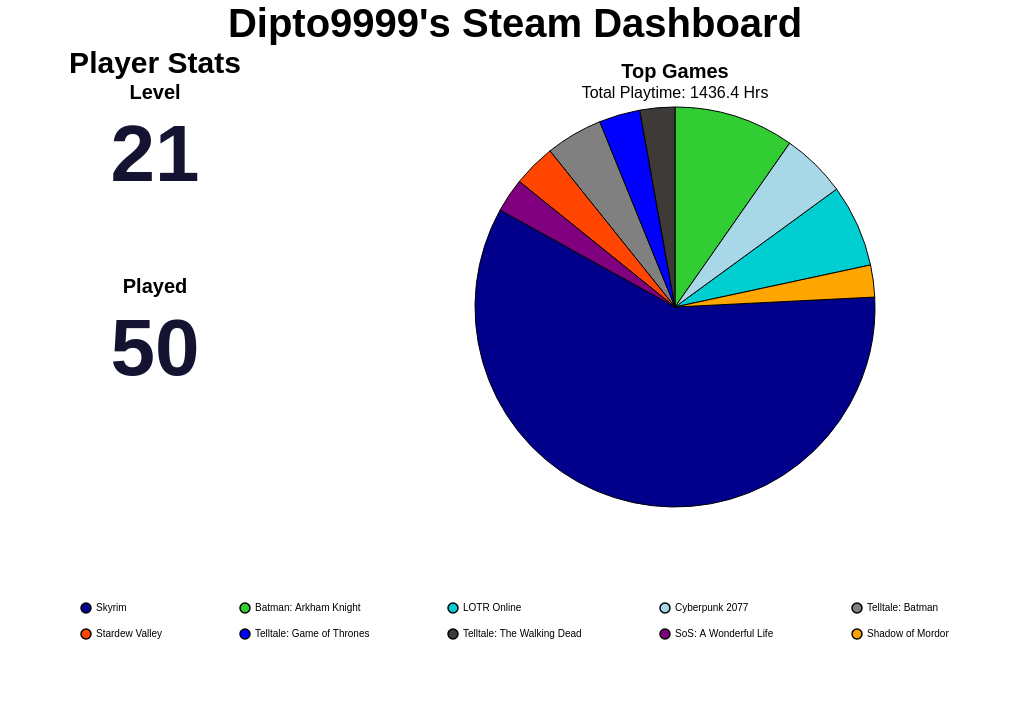

Write a Vega-Lite specification for this figure.
### Vega-Lite specification from a JSON file in a GitHub repository (floating-point values rounded to 4 significant figures)
{"config": {"view": {"continuousWidth": 300, "continuousHeight": 300, "strokeOpacity": 0, "strokeWidth": 1.5}, "axis": {"labelFontSize": 12, "titleFontSize": 16}, "legend": {"labelFontSize": 12, "titleFontSize": 16}}, "hconcat": [{"vconcat": [{"data": {"name": "data-2499b64f9be58983f459d2071ccce1f4"}, "mark": {"type": "text", "align": "center", "baseline": "middle", "color": "#141331", "fontSize": 80, "fontWeight": "bold"}, "encoding": {"text": {"field": "Value", "type": "quantitative"}, "x": {"axis": null, "field": "Metric", "type": "nominal"}, "y": {"value": 50}}, "height": 150, "title": {"text": "Level", "anchor": "middle", "fontSize": 20}, "width": 300}, {"data": {"name": "data-3d361614c23f12396fa0eab35a1d9e7a"}, "mark": {"type": "text", "align": "center", "baseline": "middle", "color": "#141331", "fontSize": 80, "fontWeight": "bold"}, "encoding": {"text": {"field": "Value", "type": "quantitative"}, "x": {"axis": null, "field": "Metric", "type": "nominal"}, "y": {"value": 50}}, "height": 150, "title": {"text": "Played", "anchor": "middle", "fontSize": 20}, "width": 300}], "title": {"text": "Player Stats", "anchor": "middle", "fontSize": 30}}, {"data": {"name": "data-004aadc5dbee26f92f2cde45279a91a7"}, "mark": {"type": "arc", "stroke": "black", "strokeWidth": 1}, "encoding": {"color": {"field": "name", "legend": {"columnPadding": 75, "columns": 5, "direction": "horizontal", "labelFontSize": 10, "orient": "bottom", "padding": 75, "rowPadding": 10, "title": "", "titleAlign": "center", "titleFontSize": 16}, "scale": {"range": ["#00008B", "#32CD32", "#00CED1", "#A8D7E7", "#808080", "#FF4500", "#0000FF", "#3D3A38", "#800080", "#FFA500", "#006400", "#8B0000", "#FFD700", "#4682B4", "#2E8B57"]}, "sort": null, "type": "nominal"}, "theta": {"field": "playtime_percentage", "type": "quantitative"}, "tooltip": [{"field": "name", "title": "Game", "type": "nominal"}, {"field": "playtime_forever", "format": ".1f", "title": "Time (Hrs)", "type": "quantitative"}, {"field": "playtime_percentage", "format": ".2f", "title": "Playtime (%)", "type": "quantitative"}]}, "height": 400, "title": {"text": "Top Games", "anchor": "middle", "fontSize": 20, "subtitle": "Total Playtime: 1436.4 Hrs", "subtitleFontSize": 16}, "width": 700}], "padding": {"left": 250, "right": 250, "top": 0, "bottom": 0}, "title": {"text": "Dipto9999's Steam Dashboard", "anchor": "middle", "fontSize": 40}, "$schema": "https://vega.github.io/schema/vega-lite/v6.4.1.json", "datasets": {"data-2499b64f9be58983f459d2071ccce1f4": [{"Metric": "Level", "Value": 21}], "data-3d361614c23f12396fa0eab35a1d9e7a": [{"Metric": "Played", "Value": 50}], "data-004aadc5dbee26f92f2cde45279a91a7": [{"name": "Skyrim", "playtime_forever": 845.3, "appid": 72850, "playtime_percentage": 58.85}, {"name": "Batman: Arkham Knight", "playtime_forever": 139.7, "appid": 208650, "playtime_percentage": 9.72}, {"name": "LOTR Online", "playtime_forever": 95.7, "appid": 212500, "playtime_percentage": 6.66}, {"name": "Cyberpunk 2077", "playtime_forever": 75.38, "appid": 1091500, "playtime_percentage": 5.25}, {"name": "Telltale: Batman", "playtime_forever": 66.22, "appid": 498240, "playtime_percentage": 4.61}, {"name": "Stardew Valley", "playtime_forever": 49.5, "appid": 413150, "playtime_percentage": 3.45}, {"name": "Telltale: Game of Thrones", "playtime_forever": 47.68, "appid": 330840, "playtime_percentage": 3.32}, {"name": "Telltale: The Walking Dead", "playtime_forever": 40.52, "appid": 207610, "playtime_percentage": 2.82}, {"name": "SoS: A Wonderful Life", "playtime_forever": 39.42, "appid": 2111170, "playtime_percentage": 2.74}, {"name": "Shadow of Mordor", "playtime_forever": 37.05, "appid": 241930, "playtime_percentage": 2.58}]}}
